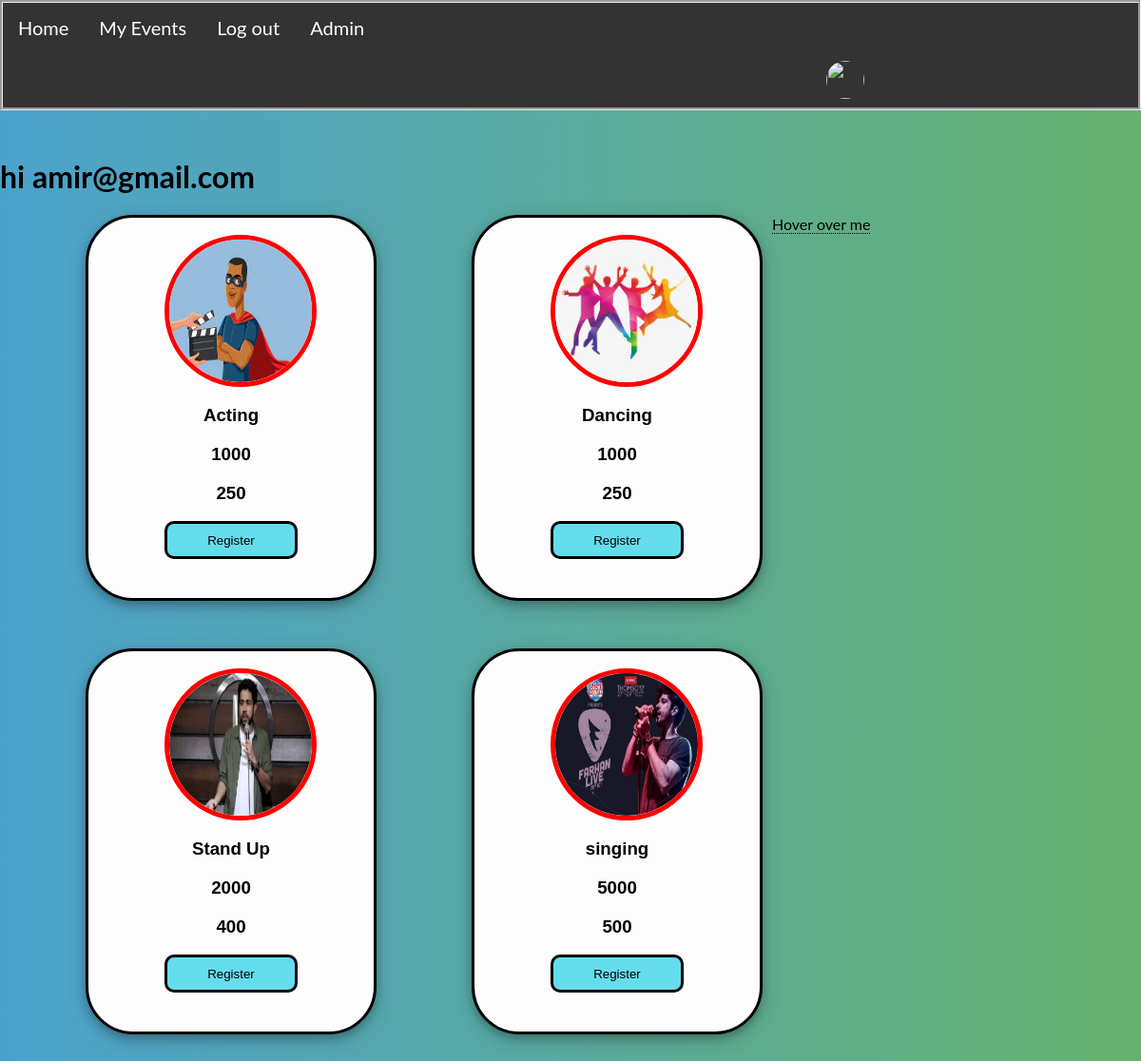
Page /home (signed in) on the committed database.
### management/models/festdetails.py (models this page shows, shortened)
class Festevent(models.Model):
    eventname = models.CharField(
        max_length=255, default=None
    )
    image = models.ImageField(
        upload_to='uploads/events/event_logo',
        default=None, blank=True
    )
    fees = models.CharField(
        max_length=4, default=None
    )
    eventdescription = models.TextField(
        max_length=1000,
        default=None, null=True, blank=True
    )
    EVENT_TYPE_CHOICES = (
        ('Technical', 'Technical'),
        ('Non-technical', 'Non-Technical'),
        ("Cultural", "Cultural"),
        ("Management", "Management")
    )
    event_type = models.CharField(
        max_length=50,
        blank = True, null = True,
        choices = EVENT_TYPE_CHOICES
    )
    VENUE_CHOICES =(
        ('Patkar College 😒', 'Patkar College 😒'),
        ('Bhavan\'s College 😌', 'Bhavan\'s College 😌'),
        ('Virtual', 'Virtual'),
    )
    venue = models.CharField(
        max_length=30,
        choices=VENUE_CHOICES,
        default='2', null=True
    )
    PARTICIPATION_TYPE_CHOICES = (
        ('👱🏻Individual', ' 👱🏻 Individual'),
        ('👨‍👩‍👦Team', '👨‍👩‍👦Team ')
    )
    participation_type = models.CharField(
        max_length=50,
        blank=True, null=True,
        choices=PARTICIPATION_TYPE_CHOICES
    )
    min_participants = models.IntegerField(
        default=1, null=True
    )
    max_participants = models.IntegerField(
        default=4,  null=True
    )
    prize = models.IntegerField(
        default=None, blank=True,
        null=True
    )
    EVENT_ON_DAY_CHOICE = (
        ('1', 'Day 1️⃣'),
        ('2', 'Day 2️⃣'),
        ('3', 'Day 3️⃣'),
        ('4', 'Day 4️⃣'),
        ('5', 'Day 5️⃣'),
        ('6', 'Day 6')
    )
    event_on_day = models.CharField(
        default='Choose Day', max_length=20,
        blank=True, choices=EVENT_ON_DAY_CHOICE
    )
    time = models.TimeField(
        default='12:00:00'
    )
    date = models.DateTimeField(
        default=datetime.now
    )
    COORDINATORS_CHOICES = (
        ('Amir', 'Amir'),
        ('Roshith', 'Roshith')
    )
    coordinators = models.CharField(
        max_length=50,
        blank=True, null=True, default=None,
        choices = COORDINATORS_CHOICES
    )
    contact_name1 = models.CharField(
        max_length=30,
        default="", blank=True, null=True
    )
    contact_phone1 = models.CharField(
        max_length=12,
        blank=True , default=None, null=True
    )
    contact_email1 = models.EmailField(
        default="", blank=True
    )
    contact_image1 = models.ImageField(
        upload_to='uploads/events/event_contact/',
        blank=True , default=None, null = True
    )
    contact_name2 = models.CharField(
        max_length=30, default="",
        blank=True, null=True
    )
    contact_phone2 = models.CharField(
        max_length=12,
        blank=True, default=None, null=True
    )
    contact_email2 = models.EmailField(
        default="", blank=True, null=True
    )
    contact_image2 = models.ImageField(
        upload_to='uploads/events/event_contact/', blank=True,
        default = None , null =True
    )
    sponsor1 = models.ImageField(upload_to='uploads/events/events_sponsors/', blank=True)
    sponsor2 = models.ImageField(upload_to='uploads/events/events_sponsors/', blank=True)
    sponsor3 = models.ImageField(upload_to='uploads/events/events_sponsors/', blank=True)
    sponsor4 = models.ImageField(upload_to='uploads/events/events_sponsors/', blank=True)
    sponsor5 = models.ImageField(upload_to='uploads/events/events_sponsors/', blank=True)
    one_liner = models.CharField(max_length=200, blank=True, null=True, default="")

### management/views/visitorhome.py (the view, shortened to what this page needs)
# urls.py: 2. Add a URL to urlpatterns:  path('', Home.as_view(), name='home')
class Home(View):
    @method_decorator(auth_middleware)
    def get(self, request):
        register_id = request.POST.get('register')
        user_email_from_session = request.session.get('email')
        user_id_from_session = request.session.get('user_id')
        user = SignInUser.get_signinuser_by_email(user_email_from_session)
        festevent = Festevent.objects.all()
        participats_by_session_email_all = Participant.get_participant_by_email(user_email_from_session)
        participats_event_ids = []
        festival_event_ids = []
        pid_keys = []
        try:
            for i in participats_by_session_email_all:
                participats_event_ids.append(i.event_name.id)
                print('part', type(i.event_name.id), i.event_name.id)
        except:
            try:
                participats_event_ids = Participant.objects.all()
                print('aaaa',participats_event_ids)
                participats_event_ids = [participats_event_ids[0].event_name.id]
            except: participats_event_ids = []
        abc = participats_by_session_email_all
        participats_event_ids.sort()
        for j in  festevent:
            festival_event_ids.append(j.id)
        dict_participats_ids = {
             'dparticipats_ids': participats_event_ids,
             'dfestevent_ids': festival_event_ids
        }
        request.session['participats_event']  = dict_participats_ids
        '''
         finding intersection between two lists
                  L1 = [2,3,4]
                  L2 = [1,2]
                  ans = [i for i in L1 if i in L2]
                  ans is [2]


        '''
        print('pppppppp', abc, participats_event_ids, festival_event_ids)
        '''
        jsdata = [
            ["Laugh", "Cry"],
            ["Even", "Odd"],
            ["Hot", "Cold"],
            ["Light", "Dark"],
            ["Opposite", "Same"],
            ["Far", "Near"],
            ["Give", "Take"],
            ["Night", "Day"],
            ["Import", "Export"],
            ["Hard", "Easy"],
            ["Never", "Always"],
            ["Late", "Early"],
            ["Less", "More"],
            ["Male", "Female"],
            ["Happiness", "Sadness"],
            ["Fast", "Slow"],
            ["Old", "Young"],
            ["Boy", "Girl"],
            ["Up", "Down"],
            ["Left", "Right"],
            ["Rich", "Poor"],
            ["Love", "Hate"],
            ["Inside", "Outside"],
            ["Bad", "Good"],
            ["Short", "Tall"],
        ]
        jsdata = dumps(jsdata)
        '''
        data = {
            'festevents': festevent,
            'user_email_from_session': user_email_from_session,
            'user_id_from_session': user_id_from_session,
            'participats_event_idss': participats_event_ids,
            'abcs': abc,
            'user': user
        }
        return render(request, 'home.html', data)

### management/models/participants.py (called while the page is built)
    @staticmethod
    def get_signinuser_by_email(email):
        try:
            return SignInUser.objects.get(email=email)
        except:
            return False

    @staticmethod
    def get_participant_by_email(email):
        try:
            return Participant.objects.filter(email=email)
        except:
            return False

### management/templates/home.html (shortened to what this page needs)
{% extends 'base.html' %}
{% block content %}
{% load static %}
    <body >
     <div id="card" style="display:block;" >
        <h1>hi {{user_email_from_session}}</h1>
        {% for festevent in festevents %}
        <div   class="card">
            <br>
            <img class="card-img" id="festevent-{{festevent.id}}" src="{{festevent.image.url}}" alt="">
            <div class="container">
                <h3 class="card-title">{{festevent.eventname}}</h3>
                <h3> {{festevent.prize}} </h3>
                <h3> {{festevent.fees}} </h3>
                <form action="/home" method="post">
                    <div >
                        <button name="register" value="{{festevent.id}}" id={{festevent.id}} type="submit"> Register
                        </button>
                    </div>
                </form>
            </div>
        </div>
        {% endfor %}
     </div>
 <div class="tooltip">Hover over me
</div>
    </body>
{% endblock %}

### management/templates/base.html (style rules this page uses)
.tooltip { position: relative; display: inline-block; border-bottom: 1px dotted black; }

### management/templates/home.html (style rules this page uses)
button { width: 140px; height: 40px; border: solid; color: rgb(0, 0, 0); border-radius: 10px; background-color: rgb(101, 220, 236); transition: 1s ease-in-out; }
.card { border: solid; width: 300px; height: 400px; margin-bottom: 50px; font-family: Verdana, Geneva, Tahoma, sans-serif; box-shadow: 0 4px 8px 0 rgba(0, 0, 0, 0.2), 0 6px 20px 0 rgba(0, 0, 0, 0.19); background-color: rgb(253, 253, 253); transition: 1s ease-in-out; border-radius: 50px; float: left ; margin-right: 10px; margin-left: 90px; }
.container { text-align: center; }
.card-img { margin-left: 80px; opacity: 1; display: block; width: 150px; height: 150px; border-radius: 50%; transition: .5s ease; backface-visibility: hidden; border: solid red 5px; }
body { background: #67B26F; background: -webkit-linear-gradient(to right, #4ca2cd, #67B26F); background: linear-gradient(to right, #4ca2cd, #67B26F); padding: 0; margin: 0; font-family: 'Lato', sans-serif; color: #000; }

### rows in the picture
Festevent: image (picture), eventname "Acting", prize "1000", fees "250", {{ festevent.id }} 1 (drawn)
Festevent: image (picture), eventname "Dancing", prize "1000", fees "250", {{ festevent.id }} 2 (drawn)
Festevent: image (picture), eventname "Stand Up", prize "2000", fees "400", {{ festevent.id }} 3 (drawn)
Festevent: image (picture), eventname "singing", prize "5000", fees "500", {{ festevent.id }} 4 (drawn)

### other values in the picture
{{ user_email_from_session }} "amir@gmail.com"
